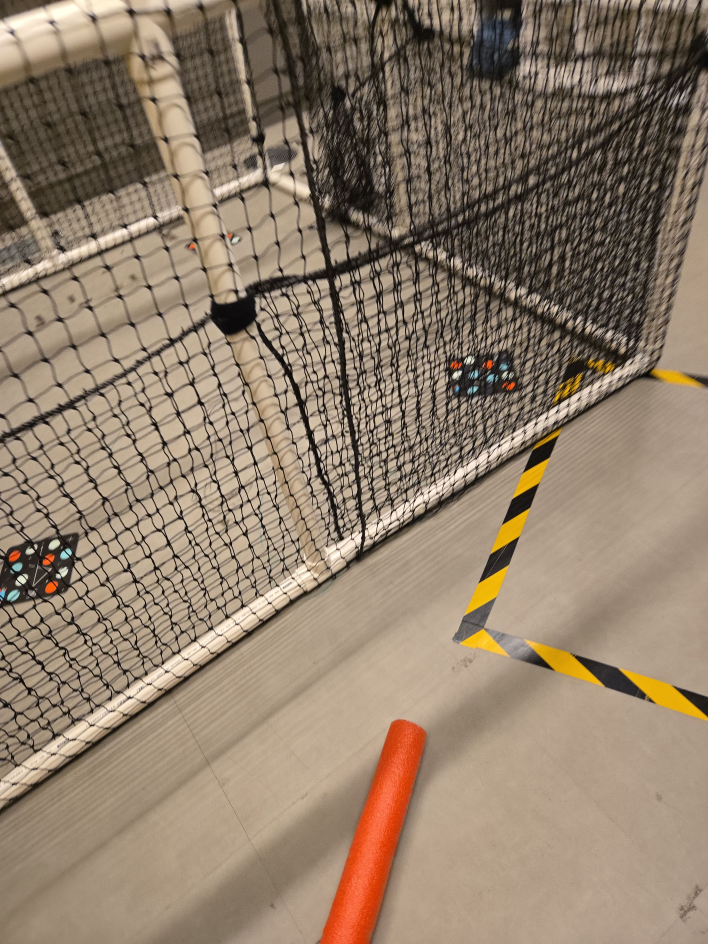
#> input picture assets/3D_net&hoop_keyframes/images/1791537476122.jpg, 2124 x 2832 px (shown at 1/3 size)
$ python -i perception.py   (imports and definitions only)
#> lines starting #> are read from the running program, lines starting #| are printed output that depends on the picture; after the words box and inside, x2 and y2 are one past the last pixel; in counts of white or black regions, pixels touching at a corner belong together
#> further down, picture is the input picture: shape (2832, 2124, 3); mean B, G, R 106.9, 126.1, 144.1
"""Image-space target candidates; these observations do not establish flight clearance."""

import math

import cv2
import numpy as np


def blue_ring_candidates(bgr):
    """Find complete blue elliptical outlines with a sizeable opening.

    A candidate is not proof of a vertical hoop, its physical size, or a safe path.
    HSV thresholds need validation against the actual cage lighting.
    """
    height, width = bgr.shape[:2]
#> height = 2832; width = 2124
    hsv = cv2.cvtColor(bgr, cv2.COLOR_BGR2HSV)
#> hsv: shape (2832, 2124, 3); mean H, S, V 16.6, 69.6, 144.2
    mask = cv2.inRange(hsv, np.array([95, 80, 40]), np.array([135, 255, 255]))
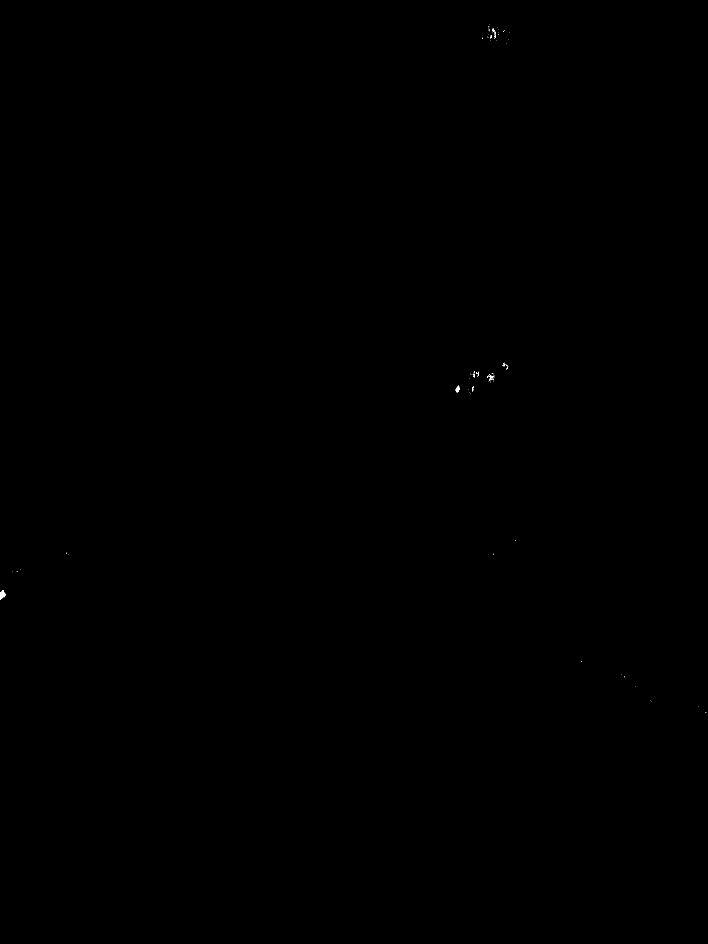
#> mask: shape (2832, 2124) (shown at 1/3 size); 0.01% white; 90 white regions (80 under 20 px), largest, box (x1, y1, x2, y2) and area: (0, 1771, 16, 1800) 271, (1367, 1157, 1380, 1177) 146, (1469, 1126, 1483, 1134) 50
    mask = cv2.morphologyEx(mask, cv2.MORPH_CLOSE, np.ones((3, 3), np.uint8))
#> mask: shape (2832, 2124); 0.02% white; 60 white regions (50 under 20 px)
    contours, hierarchy = cv2.findContours(mask, cv2.RETR_TREE, cv2.CHAIN_APPROX_SIMPLE)
#> contours = 60 contours, 53 with area under 20; largest, box (x1, y1, x2, y2) and area: (0, 1771, 16, 1800) 258, (1367, 1157, 1380, 1177) 132, (1476, 84, 1488, 116) 78, (1465, 1123, 1483, 1142) 74, (1416, 1159, 1421, 1175) 24, (1418, 1122, 1425, 1133) 22, (1428, 1115, 1437, 1129) 22
    if hierarchy is None:
        return []
    candidates = []
    for index, outer in enumerate(contours):
        child = int(hierarchy[0, index, 2])
        if hierarchy[0, index, 3] != -1 or child < 0 or len(outer) < 5:
            continue
        area = cv2.contourArea(outer)
        x, y, box_w, box_h = cv2.boundingRect(outer)
        if area < 600 or min(box_w, box_h) < 25:
            continue
        if x <= 1 or y <= 1 or x + box_w >= width - 1 or y + box_h >= height - 1:
            continue
        opening = max(
            (cv2.contourArea(c) for i, c in enumerate(contours) if hierarchy[0, i, 3] == index),
            default=0,
        )
        if not 0.25 <= opening / area <= 0.95:
            continue
        (cx, cy), (axis_a, axis_b), angle = cv2.fitEllipse(outer)
        if min(axis_a, axis_b) / max(axis_a, axis_b) < 0.2:
            continue
        ellipse_area = math.pi * axis_a * axis_b / 4
        if not 0.8 <= area / ellipse_area <= 1.15:
            continue
        radians = math.radians(angle)
        delta = outer[:, 0, :].astype(float) - [cx, cy]
        u = delta[:, 0] * math.cos(radians) + delta[:, 1] * math.sin(radians)
        v = -delta[:, 0] * math.sin(radians) + delta[:, 1] * math.cos(radians)
        residual = float(
            np.mean(np.abs(np.sqrt((2 * u / axis_a) ** 2 + (2 * v / axis_b) ** 2) - 1))
        )
        if residual > 0.12:
            continue
        candidates.append(
            {
                "center_px": [round(cx, 2), round(cy, 2)],
                "center_normalized": [round(cx / width, 4), round(cy / height, 4)],
                "axes_px": [round(axis_a, 2), round(axis_b, 2)],
                "angle_deg": round(angle, 2),
                "opening_area_ratio": round(opening / area, 3),
                "ellipse_residual": round(residual, 4),
                "bbox_px": [x, y, box_w, box_h],
                "outer_area_px": round(area, 1),
            }
        )
#> this loop made 60 passes
#> outer on passes 1, 2, 3, 4, 5, 6, 7, 9, 10, 11, 12, 13: [[2116, 2137], [2117, 2137], [2118, 2138], [2117, 2137]], [[2095, 2120]], [[1952, 2102], [1953, 2103]], [[1905, 2058]], [[1872, 2030], [1873, 2031], [1873, 2030]], [[1864, 2022]], [[1743, 1984], [1743, 1985]], [[50, 1715]], [[52, 1714], [53, 1714]], [[38, 1713]], [[62, 1709]], [[204, 1663]]
#> after the loop, candidates = []
    return sorted(candidates, key=lambda c: c["outer_area_px"], reverse=True)


def annotate(bgr, candidates, state):
    result = bgr.copy()
    for index, candidate in enumerate(candidates, 1):
        center = tuple(round(v) for v in candidate["center_px"])
        axes = tuple(round(v / 2) for v in candidate["axes_px"])
        cv2.ellipse(result, center, axes, candidate["angle_deg"], 0, 360, (0, 255, 255), 2)
        cv2.putText(
            result,
            f"Blue ring candidate {index}",
            center,
            cv2.FONT_HERSHEY_SIMPLEX,
            0.5,
            (0, 255, 255),
            1,
        )
    text = (
        f"Candidates: {len(candidates)} | pad: {state.get('mid', 'unknown')} | "
        f"battery: {state.get('bat')}% | board: {state.get('temph')} C"
    )
    cv2.putText(result, text, (10, 25), cv2.FONT_HERSHEY_SIMPLEX, 0.5, (0, 255, 255), 1)
    return result

>>> import cv2
>>> picture = cv2.imread('../../../assets/3D_net&hoop_keyframes/images/1791537476122.jpg')
>>> result = blue_ring_candidates(picture)
#> result = []
